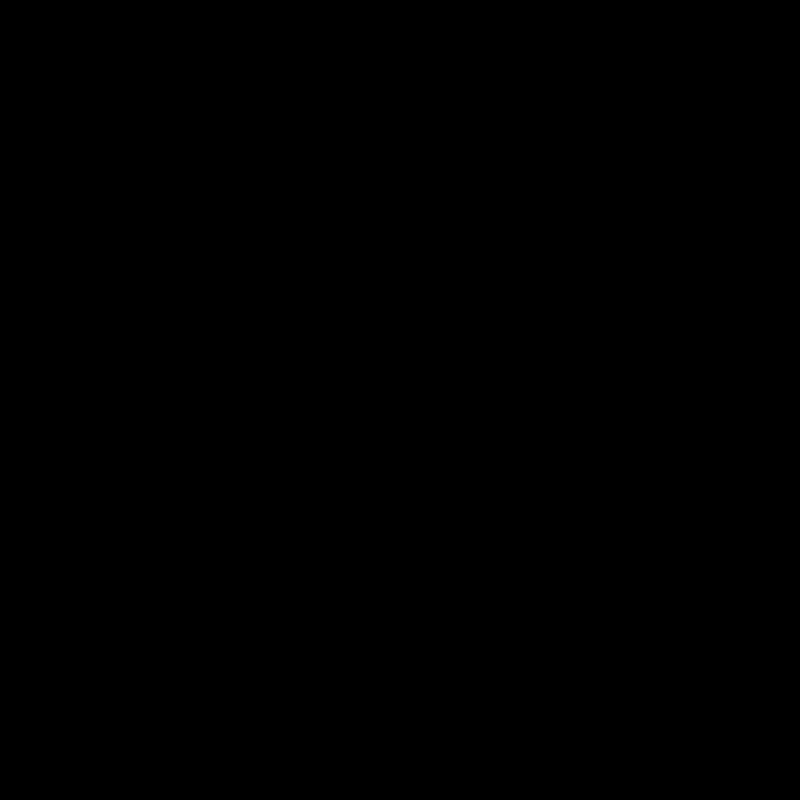
Frame 1 (no input)
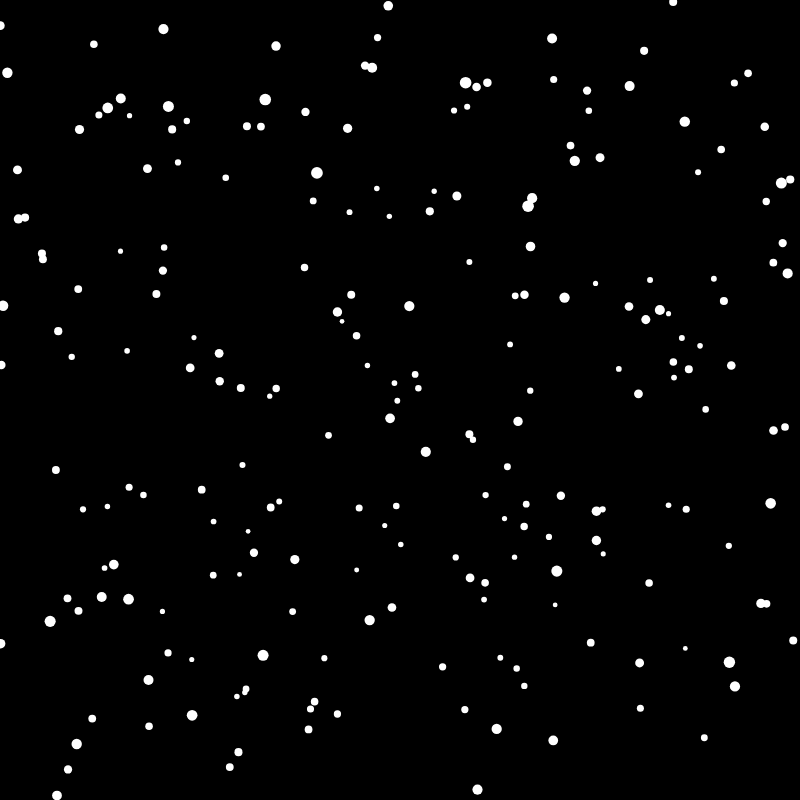
Frame 60 (no input)
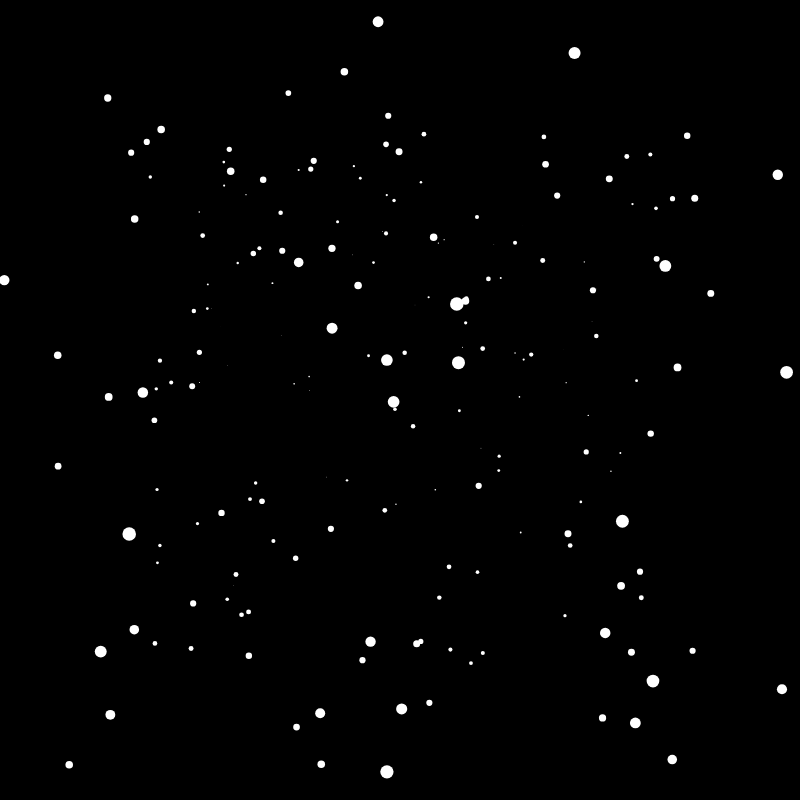
Frame 120 (the mouse pressed at the canvas centre since frame 60)

The p5.js sketch that drew these frames (run headless with seeded random() and noise() and a simulated clock; from frame 60 on, the mouse is pressed at the canvas centre):

// p5.js sketch
// ── sketch.js
var stars = [];

function setup() {
  createCanvas(800, 800);
  for (let i = 0; i < 300; i++) {
    stars.push(new Star());
  }
}

function draw() {
  background(0);
  translate(width/2, height/2);
    for(let star of stars) {
      star.show();
      star.update();
  }
}
// ── star.js
class Star {
    constructor() {
        this.x = random(-width/2,width/2);
        this.y = random(-height/2,height/2);
        this.z = width;
        this.speed = random(4,10);
    }

    update() {
        this.z -= this.speed;
        
        if (this.z < 1) {
            this.z = width;
        }
    }

    show() {
        var sx = map(this.x / this.z, -1, 1, -width/2, width/2);
        var sy = map(this.y / this.z, -1, 1, -height/2, height/2);
        var sr = map(this.z, 0, width, 16, 0);
        noStroke();
        fill(255);
        ellipse(sx, sy, sr);
    }
}
